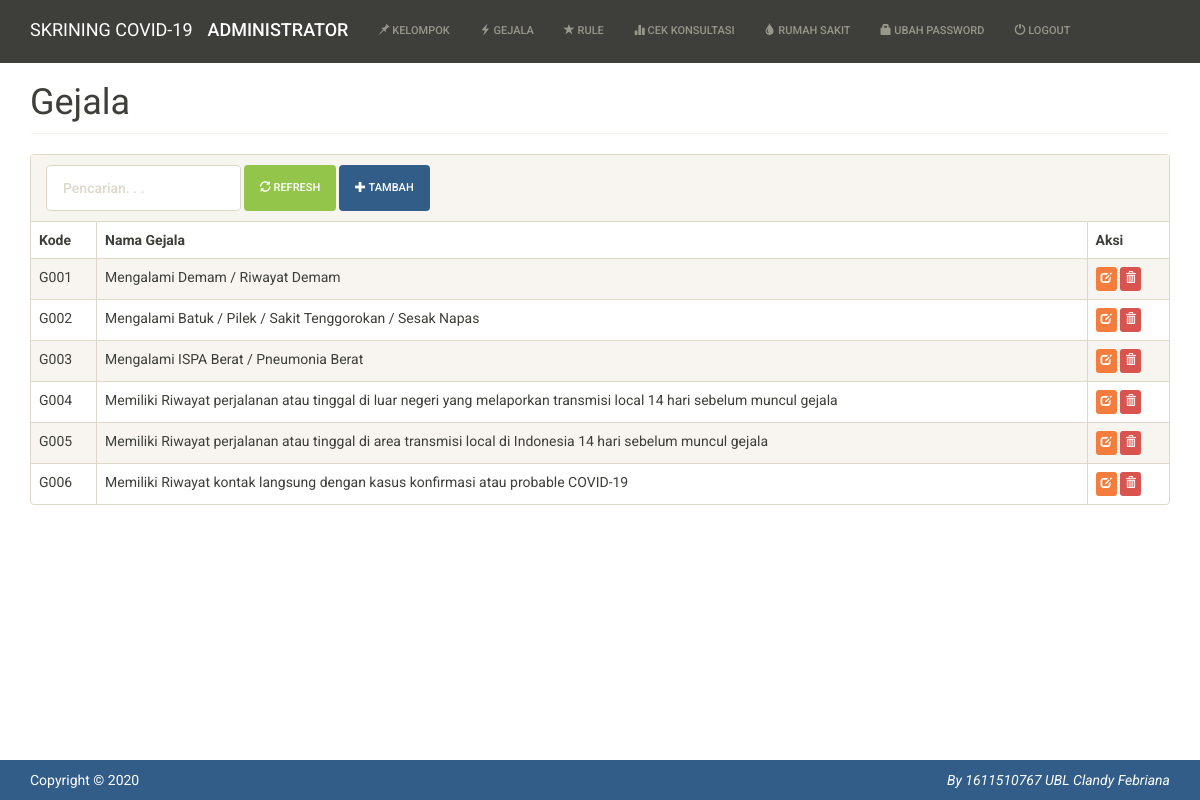
Screenshot of /index.php?m=gejala (signed in) with the database file from the repository.
### tables this page shows
CREATE TABLE `tb_gejala` (
  `kode_gejala` varchar(16) NOT NULL,
  `nama_gejala` varchar(255) DEFAULT NULL
);

### config.php (called while the page is built)
<?php
$config["server"] = 'localhost';
$config["username"] = 'root';
$config["password"] = '';
$config["database_name"] = 'skrining_covid';

### functions.php (called while the page is built, shortened)
<?php
include'config.php';
include'includes/db.php';
$db = new DB($config['server'], $config['username'], $config['password'], $config['database_name']);
include'includes/general.php';

### includes/general.php (called while the page is built, shortened)
<?php
function esc_field($str){
    if (!get_magic_quotes_gpc())
        return addslashes($str);
    else
        return $str;
}

### includes/db.php (called while the page is built, shortened)
<?php
class DB{
    var $conn = null;
    public function __construct($host, $username, $passwd, $dbname){
        $this->conn = mysqli_connect($host, $username, $passwd, $dbname);
    }
    public function query($sql){
        $query = mysqli_query($this->conn, $sql) or die('<pre>Error mysqli_query: ' . mysqli_error($this->conn) . '<br />' . $sql . '</pre>');
        return $query;
    }
    public function get_results($sql){
        $query = $this->query($sql);
        $arr = array();
        while($row = mysqli_fetch_object($query)){
            $arr[] = $row;
        }
        return $arr;
    }
}

### gejala.php (the view, shortened to what this page needs)
<div class="page-header">
    <h1>Gejala</h1>
</div>
<div class="panel panel-default">
    <div class="panel-heading">
        <form class="form-inline">
            <div class="form-group">
                <input class="form-control" type="text" placeholder="Pencarian. . ." name="q" value="<?=$_GET['q']?>" />
            </div>
            <div class="form-group">
                <button class="btn btn-success"><span class="glyphicon glyphicon-refresh"></span> Refresh</a>
            </div>
            <div class="form-group">
                <a class="btn btn-primary" href="?m=gejala_tambah"><span class="glyphicon glyphicon-plus"></span> Tambah</a>
            </div>
        </form>
    </div>
    <div class="table-responsive">
        <table class="table table-bordered table-hover table-striped">
            <thead>
                <tr>
                    <th>Kode</th>
                    <th>Nama Gejala</th>
                    <th>Aksi</th>
                </tr>
            </thead>
            <?php
            $q = esc_field($_GET['q']);
            $rows = $db->get_results("SELECT * FROM tb_gejala
            WHERE kode_gejala LIKE '%$q%' OR nama_gejala LIKE '%$q%'
            ORDER BY kode_gejala");
            foreach($rows as $row):?>
            <tr>
                <td><?=$row->kode_gejala ?></td>
                <td><?=$row->nama_gejala?></td>
                <td class="nw">
                    <a class="btn btn-xs btn-warning" href="?m=gejala_ubah&ID=<?=$row->kode_gejala?>"><span class="glyphicon glyphicon-edit"></span></a>
                    <a class="btn btn-xs btn-danger" href="aksi.php?act=gejala_hapus&ID=<?=$row->kode_gejala?>" onclick="return confirm('Hapus data?')"><span class="glyphicon glyphicon-trash"></span></a>
                </td>
            </tr>
            <?php endforeach;?>
        </table>
    </div>
</div>

### assets/css/general.css (style rules this page uses)
html { position: relative; min-height: 100%; }
body { margin-bottom: 70px; }
.nw { white-space: nowrap; }
.page-header { margin-top: 0; padding-bottom: 0; }
.page-header h1 { margin-top: 0; }

### rows the page displays
tb_gejala: kode_gejala "G001", nama_gejala "Mengalami Demam / Riwayat Demam"
tb_gejala: kode_gejala "G002", nama_gejala "Mengalami Batuk / Pilek / Sakit Tenggorokan / Sesak Napas"
tb_gejala: kode_gejala "G003", nama_gejala "Mengalami ISPA Berat / Pneumonia Berat"
tb_gejala: kode_gejala "G004", nama_gejala "Memiliki Riwayat perjalanan atau tinggal di luar negeri yang melaporkan transmisi local 14 hari sebelum muncul gejala"
tb_gejala: kode_gejala "G005", nama_gejala "Memiliki Riwayat perjalanan atau tinggal di area transmisi local di Indonesia 14 hari sebelum muncul gejala"
tb_gejala: kode_gejala "G006", nama_gejala "Memiliki Riwayat kontak langsung dengan kasus konfirmasi atau probable COVID-19"
